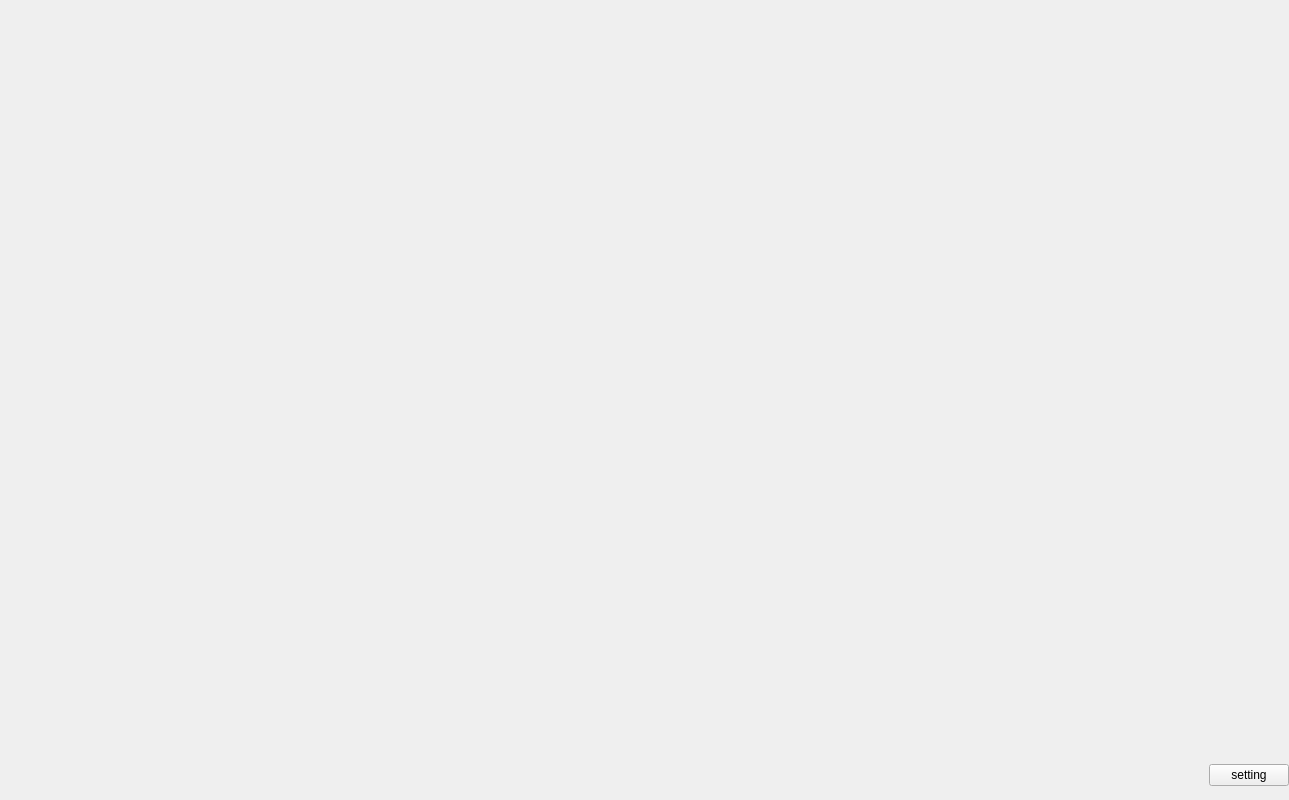
<?xml version="1.0" encoding="UTF-8"?>
<ui version="4.0">
 <class>Form</class>
 <widget class="QWidget" name="Form">
  <property name="geometry">
   <rect>
    <x>0</x>
    <y>0</y>
    <width>1289</width>
    <height>800</height>
   </rect>
  </property>
  <property name="windowTitle">
   <string>Form</string>
  </property>
  <layout class="QVBoxLayout" name="verticalLayout" stretch="0,0">
   <property name="spacing">
    <number>0</number>
   </property>
   <property name="leftMargin">
    <number>0</number>
   </property>
   <property name="topMargin">
    <number>0</number>
   </property>
   <property name="rightMargin">
    <number>0</number>
   </property>
   <property name="bottomMargin">
    <number>0</number>
   </property>
   <item>
    <widget class="QWidget" name="widget" native="true"/>
   </item>
   <item>
    <widget class="QWidget" name="widget_2" native="true">
     <property name="maximumSize">
      <size>
       <width>16777215</width>
       <height>50</height>
      </size>
     </property>
     <layout class="QHBoxLayout" name="horizontalLayout" stretch="50,0">
      <property name="spacing">
       <number>0</number>
      </property>
      <property name="leftMargin">
       <number>0</number>
      </property>
      <property name="topMargin">
       <number>0</number>
      </property>
      <property name="rightMargin">
       <number>0</number>
      </property>
      <property name="bottomMargin">
       <number>0</number>
      </property>
      <item>
       <spacer name="horizontalSpacer">
        <property name="orientation">
         <enum>Qt::Horizontal</enum>
        </property>
        <property name="sizeHint" stdset="0">
         <size>
          <width>1193</width>
          <height>20</height>
         </size>
        </property>
       </spacer>
      </item>
      <item>
       <widget class="QPushButton" name="pushButton">
        <property name="text">
         <string>setting</string>
        </property>
       </widget>
      </item>
     </layout>
    </widget>
   </item>
  </layout>
 </widget>
 <resources/>
 <connections/>
</ui>
